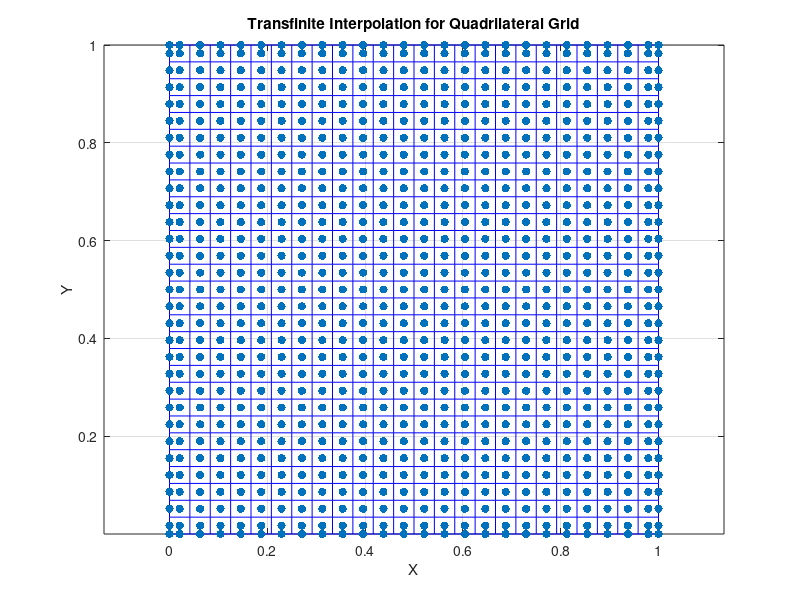
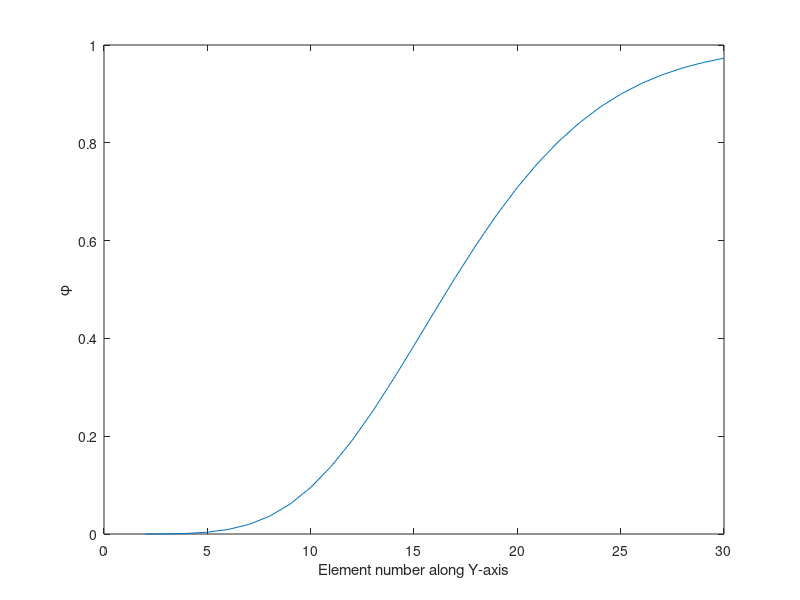

Write the MATLAB code that produced these figures, in order.
clear all
close all
clc

% Maximum number of iterations
max_iter = 1000;
tolerance = 10^-15;
lambda = 1; %under relaxation factor
iter = 0;


density = 1;

% Define the vertices of the quadrilateral
vertices = [0, 0; 1, 0; 1, 1; 0, 1];

% Discretization parameters
ny = 30; % Number of points along y
nx = 25; % Number of points along x

% Initialize matrices for grid points
X = zeros(ny, nx);
Y = zeros(ny, nx);

% Interpolation parameters
xi = linspace(0, 1, ny);
eta = linspace(0, 1, nx);

% Iterate over the grid points
for i = 1:ny
    for j = 1:nx
        % Interpolation along xi and eta axes
        xi_val = xi(i);
        eta_val = eta(j);

        % Transfinite interpolation formula for each coordinate
        X(i, j) = (1 - xi_val) * ((1 - eta_val) * vertices(1, 1) + eta_val * vertices(2, 1)) + ...
            xi_val * ((1 - eta_val) * vertices(4, 1) + eta_val * vertices(3, 1));
        Y(i, j) = (1 - eta_val) * ((1 - xi_val) * vertices(1, 2) + xi_val * vertices(4, 2)) + ...
            eta_val * ((1 - xi_val) * vertices(2, 2) + xi_val * vertices(3, 2));
    end
end

% Plot the quadrilateral grid
figure;
plot(X, Y, 'b-', X', Y', 'b-');
xlabel('X');
ylabel('Y');
title('Transfinite Interpolation for Quadrilateral Grid');
axis equal;
grid on;

%--------------------------------------------------------------------------------------------------------------------------
% Centroids
Xc = zeros(ny-1,nx-1);
Yc = zeros(ny-1,nx-1);

for i=1:ny-1
    for j=1:nx-1
        Xc(i,j) = mean ([X(i,j), X(i,j+1),X(i+1,j),X(i+1,j+1)]);
        Yc(i,j) = mean ([Y(i,j), Y(i,j+1),Y(i+1,j),Y(i+1,j+1)]);
    end
end


%------------------------------------------------------------------------------------------------------------
% Face Centroids
Xfh = zeros(ny,nx-1);
Yfh = zeros(ny,nx-1);
Xfv = zeros(ny-1,nx);
Yfv = zeros(ny-1,nx);

for i=1:ny-1
    for j=1:nx
        Xfv(i,j) = mean ([X(i,j),X(i+1,j)]);
        Yfv(i,j) = mean ([Y(i,j),Y(i+1,j)]);

    end
end

for i=1:ny
    for j=1:nx-1
        Xfh(i,j) = mean ([X(i,j),X(i,j+1)]);
        Yfh(i,j) = mean ([Y(i,j),Y(i,j+1)]);
    end
end


%scatter(Xfh,Yfh,'filled','go');
%scatter(Xfv,Yfv,'filled','bo');

%------------------------------------------------------------------------------------------------------------
%Centroids and centroids at Boundary Faces

Xfc = zeros(ny+1,nx+1);
Yfc = zeros(ny+1,nx+1);

Xfc(1,1) = vertices(1,1);
Yfc(1,1) = vertices(1,2);
Xfc(1,nx+1) = vertices(2,1);
Yfc(1,nx+1) = vertices(2,2);
Xfc(ny+1,nx+1) = vertices(3,1);
Yfc(ny+1,nx+1) = vertices(3,2);
Xfc(ny+1,1) = vertices(4,1);
Yfc(ny+1,1) = vertices(4,2);


for i=1:ny-1
    for j=1:nx-1

        %AB
        Xfc(1,j+1) = Xfh(1,j);
        Yfc(1,j+1) = Yfh(1,j);

        %CD
        Xfc(ny+1,j+1) = Xfh(ny,j);
        Yfc(ny+1,j+1) = Yfh(ny,j);

        %AD
        Xfc(i+1,1) = Xfv(i,1);
        Yfc(i+1,1) = Yfv(i,1);

        %BC
        Xfc(i+1,nx+1) = Xfv(i,nx);
        Yfc(i+1,nx+1) = Yfv(i,nx);

        %Internal Centroids
        Xfc(i+1,j+1) = Xc(i,j);
        Yfc(i+1,j+1) = Yc(i,j);
    end
end

hold on
scatter(Xfc,Yfc,'filled','ro');



%------------------------------------------------------------------------------------------------------------
% Areas (Volumes)

A = zeros(ny-1,nx-1);


p1 = zeros(ny-1,nx-1);
p2 = zeros(ny-1,nx-1);

for i=1:ny-1
    for j=1:nx-1

        p1(i,j) = abs((X(i+1,j)-X(i,j))*(Y(i,j+1)-Y(i,j))-(X(i,j+1)-X(i,j))*(Y(i+1,j)-Y(i,j)));
        p2(i,j) = abs((X(i+1,j+1)-X(i,j+1))*(Y(i+1,j+1)-Y(i+1,j))-(X(i+1,j+1)-X(i+1,j))*(Y(i+1,j+1)-Y(i,j+1)));
        A(i,j) = 0.5*(p1(i,j)+p2(i,j));
    end
end



%------------------------------------------------------------------------------------------------------------------
% Faces Areas

Afe = zeros(ny-1,nx);
Afn = zeros(ny,nx-1);


for i=1:ny-1
    for j=1:nx

        Afe(i,j) = sqrt((X(i+1,j) - X(i,j))^2 + (Y(i+1,j) - Y(i,j))^2);

    end
end

for i=1:ny
    for j=1:nx-1

        Afn(i,j) = sqrt((X(i,j+1) - X(i,j))^2 + (Y(i,j+1) - Y(i,j))^2);

    end
end

%------------------------------------------------------------------------------------------------------------------
% Normal Vectors

Sxe = zeros(ny-1,nx);       % East Normal Vector coordinates
sxe = zeros(ny-1,nx);
Sye = zeros(ny-1,nx);
sye = zeros(ny-1,nx);

Sxn = zeros(ny,nx-1);       % North Normal Vector coordinates
sxn = zeros(ny,nx-1);
Syn = zeros(ny,nx-1);
syn = zeros(ny,nx-1);



for i=1:ny-1
    for j=1:nx
        Sxe(i,j) = Y(i+1,j)-Y(i,j);
        Sye(i,j) = -X(i+1,j)+X(i,j);
        sxe(i,j) = Sxe(i,j)/sqrt((Y(i+1,j)-Y(i,j))^2 + (-X(i+1,j)+X(i,j))^2);
        sye(i,j) = Sye(i,j)/sqrt((Y(i+1,j)-Y(i,j))^2 + (-X(i+1,j)+X(i,j))^2);

    end
end


for i=1:ny
    for j=1:nx-1
        Sxn(i,j) = -Y(i,j+1)+Y(i,j);
        Syn(i,j) = X(i,j+1)-X(i,j);
        sxn(i,j) = Sxn(i,j)/sqrt((-Y(i,j+1)+Y(i,j))^2 + (X(i,j+1)-X(i,j))^2);
        syn(i,j) = Syn(i,j)/sqrt((-Y(i,j+1)+Y(i,j))^2 + (X(i,j+1)-X(i,j))^2);

    end
end

%quiver(Xfv,Yfv,Sxe,Sye,'k');
%quiver(Xfh,Yfh,Sxn,Syn,'filled','k');

%--------------------------------------------------------------------------------------------------------------------
% East E - T Vectors

Exe = zeros(ny-1,nx);
Eye = zeros(ny-1,nx);
Txe = zeros(ny-1,nx);
Tye = zeros(ny-1,nx);
exe = zeros(ny-1,nx);
eye = zeros(ny-1,nx);
mod_ee = zeros(ny-1,nx);
mod_Ee = zeros(ny-1,nx);

for i=1:ny-1
    for j=1:nx

        
        mod_ee(i,j) = sqrt((Xfc(i+1,j+1)-Xfc(i+1,j))^2+(Yfc(i+1,j+1)-Yfc(i+1,j))^2);
        exe(i,j) = (Xfc(i+1,j+1)-Xfc(i+1,j))/mod_ee(i,j);
        eye(i,j) = (Yfc(i+1,j+1)-Yfc(i+1,j))/mod_ee(i,j);
        Exe(i,j) = dot([Sxe(i,j) Sye(i,j)],[Sxe(i,j) Sye(i,j)])*exe(i,j)/dot([exe(i,j) eye(i,j)],[Sxe(i,j) Sye(i,j)]);
        Eye(i,j) = dot([Sxe(i,j) Sye(i,j)],[Sxe(i,j) Sye(i,j)])*eye(i,j)/dot([exe(i,j) eye(i,j)],[Sxe(i,j) Sye(i,j)]);
        mod_Ee(i,j) = sqrt(Exe(i,j)^2 + Eye(i,j)^2);
        Txe(i,j) = Sxe(i,j) - Exe(i,j);
        Tye(i,j) = Sye(i,j) - Eye(i,j);
        

    end
end

hold on
%quiver(Xfv,Yfv,Exe,Eye,'b');
%quiver(Xfv,Yfv,Txe,Tye,'b');


%-------------------------------------------------------------------------------------------------------------------
% North E - T Vectors

Exn = zeros(ny,nx-1);
Eyn = zeros(ny,nx-1);
Txn = zeros(ny,nx-1);
Tyn = zeros(ny,nx-1);
exn = zeros(ny,nx-1);
eyn = zeros(ny,nx-1);
mod_en = zeros(ny,nx-1);
mod_En = zeros(ny,nx-1);


for i=1:ny
    for j=1:nx-1

        mod_en(i,j) = sqrt((Xfc(i+1,j+1)-Xfc(i,j+1))^2+(Yfc(i+1,j+1)-Yfc(i,j+1))^2);
        exn(i,j) = (Xfc(i+1,j+1)-Xfc(i,j+1))/mod_en(i,j);
        eyn(i,j) = (Yfc(i+1,j+1)-Yfc(i,j+1))/mod_en(i,j);
        Exn(i,j) = dot([Sxn(i,j) Syn(i,j)],[Sxn(i,j) Syn(i,j)])*exn(i,j)/dot([exn(i,j) eyn(i,j)],[Sxn(i,j) Syn(i,j)]);
        Eyn(i,j) = dot([Sxn(i,j) Syn(i,j)],[Sxn(i,j) Syn(i,j)])*eyn(i,j)/dot([exn(i,j) eyn(i,j)],[Sxn(i,j) Syn(i,j)]);
        mod_En(i,j) = sqrt(Exn(i,j)^2 + Eyn(i,j)^2);
        Txn(i,j) = Sxn(i,j) - Exn(i,j);
        Tyn(i,j) = Syn(i,j) - Eyn(i,j);

    end
end

%hold on
%quiver(Xfv,Yfv,Exn,Eyn,'filled','g');
%quiver(Xfv,Yfv,Txn,Tyn,'filled','g');



%------------------------------------------------------------------------------------------------------------------
% gDiff

g_Diffe = zeros(ny-1,nx);
g_Diffn = zeros(ny,nx-1);

for i=1:ny-1
    for j=1:nx

        g_Diffe(i,j) = sqrt(Exe(i,j)^2 + Eye(i,j)^2)/sqrt((Xfc(i,j+1) - Xfc(i,j))^2 + (Yfc(i,j+1) - Yfc(i,j))^2);

    end
end

for i=1:ny
    for j=1:nx-1

        g_Diffn(i,j) = sqrt(Exn(i,j)^2 + Eyn(i,j)^2)/sqrt((Xfc(i+1,j) - Xfc(i,j))^2 + (Yfc(i+1,j) - Yfc(i,j))^2);

    end
end

%------------------------------------------------------------------------------------------------------------------
% Interpolation factors

ge = zeros(ny-1,nx); % for east faces
gn = zeros(ny,nx-1); % for north faces


for i=1:ny-1

    ge(i,1) = 1;
    ge(i,nx) = 1;

    for j=2:nx-1
        ge(i,j) = (A(i,j-1))/(A(i,j-1) + A(i,j));
    end
end


for j=1:nx-1

    gn(1,j) = 1;
    gn(ny,j) = 1;

    for i=2:ny-1
        gn(i,j) = (A(i-1,j))/(A(i-1,j) + A(i,j));
    end
end

%------------------------------------------------------------------------------------------------------------------
% Velocity at Centroids

u = zeros(ny+1,nx+1);       % velocity in x-direction
v = zeros(ny+1,nx+1);       % velocity in y-direction

% NB: could have been done easier but to make to code more general

for i=1:ny+1
    for j=1:nx+1
        u(i,j) = sqrt(2)/2;
        v(i,j) = sqrt(2)/2;
    end
end


%------------------------------------------------------------------------------------------------------------------
% Velocity at horizontal (north) faces

un = zeros(ny,nx-1);       % velocity in x-direction
vn = zeros(ny,nx-1);       % velocity in y-direction

% NB: could have been done easier but to make to code more general

for i=1:ny
    for j=1:nx-1
        un(i,j) = (1 - gn(i,j))*u(i,j+1) + gn(i,j)*u(i+1,j+1);
        vn(i,j) = (1 - gn(i,j))*v(i,j+1) + gn(i,j)*v(i+1,j+1);
    end
end


%------------------------------------------------------------------------------------------------------------------
% Velocity at vertical (east) faces

ue = zeros(ny-1,nx);       % velocity in x-direction
ve = zeros(ny-1,nx);       % velocity in y-direction

% NB: could have been done easier but to make to code more general

for i=1:ny-1
    for j=1:nx
         ue(i,j) = (1 - ge(i,j))*u(i+1,j) + ge(i,j)*u(i+1,j+1);
         ve(i,j) = (1 - ge(i,j))*v(i+1,j) + ge(i,j)*v(i+1,j+1);

    end
end

%------------------------------------------------------------------------------------------------------------------
% Mass flow rate at horizontal (north) faces

mdotn = zeros(ny,nx-1);       % mass flow rate for north faces


for i=1:ny
    for j=1:nx-1
        mdotn(i,j) = density * (un(i,j)*Sxn(i,j) + vn(i,j)*Syn(i,j));
    end
end


%------------------------------------------------------------------------------------------------------------------
% Mass flow rate at vertical (east) faces

mdote = zeros(ny-1,nx);       % mass flow rate for east faces

for i=1:ny-1
    for j=1:nx
        mdote(i,j) = density *(ue(i,j)*Sxe(i,j) + ve(i,j)*Sye(i,j));
    end
end

%-------------------------------------------------------------------------------------------------------------------
% Initial guess for  phi


% T = 400 * ones (ny+1,nx+1,2); % at the centroids and the boundary faces centroids
% T(1,:) = 320;
error = 900;
phi = zeros(ny+1,nx+1);
phip = zeros(ny+1,nx+1);
phi(:,1) = 1;
phi(1,:) = 0;


%-------------------------------------------------------------------------------------------------------------------

% HERE THE LOOP SHOULD START

while error>tolerance && iter<max_iter


    %----------------------------------------------------------------------------------------------------------------------------
    % % Phi at the faces
    % 
    % % East
    % 
    % phife = zeros (ny-1,nx);
    % 
    % for i=1:ny-1
    % 
    %     phife(i,1) = phi(i+1,1);
    %     phife(i,nx) = phi(i+1,nx+1);
    % 
    %     for j=2:nx-1
    %         phife(i,j) = (1 - ge(i,j))*phi(i+1,j) + ge(i,j)*phi(i+1,j+1);
    %     end
    % end
    % 
    % % North
    % 
    % phifn = zeros(ny,nx-1);
    % 
    % for j=1:nx-1
    % 
    %     phifn(1,j) = phi(1,j+1,1);
    %     phifn(ny,j) = phi(ny+1,j+1,1);
    % 
    %     for i=2:ny-1
    %         phifn(i,j) = (1 - gn(i,j))*phi(i,j+1) + gn(i,j)*phi(i+1,j+1);
    %     end
    % end


    %-----------------------------------------------------------------------------------------------------------------------------
    % Source term at centroids

    %Sc = zeros (size(Xfc));


    %------------------------------------------------------------------------------------------------------------------------
    % Gradient of temperature at the centroids

    % grad_phix = zeros(ny+1,nx+1);
    % grad_phiy = zeros(ny+1,nx+1);

    % for i=2:ny
    %     for j=2:nx
    %         grad_phix(i,j) = (-phife(i-1,j-1)*Sxe(i-1,j-1) + phife(i-1,j)*Sxe(i-1,j) - phifn(i-1,j-1)*Sxn(i-1,j-1) + phifn(i,j-1)*Sxn(i,j-1))/A(i-1,j-1);
    %         grad_phiy(i,j) = (-phife(i-1,j-1)*Sye(i-1,j-1) + phife(i-1,j)*Sye(i-1,j) - phifn(i-1,j-1)*Syn(i-1,j-1) + phifn(i,j-1)*Syn(i,j-1))/A(i-1,j-1);
    % 
    %     end
    % end
    % 
    % % West Boundary
    % grad_phix(:,1) = grad_phix(:,2);
    % grad_phiy(:,1) = grad_phiy(:,2);
    % 
    % % South Boundary
    % grad_phix(1,:) = grad_phix(2,:);
    % grad_phiy(1,:) = grad_phiy(2,:);
    % 
    % % East Boundary
    % grad_phix(:,nx+1) = 0;
    % grad_phiy(:,nx+1) = 0;
    % 
    % % North Boundary
    % grad_phix(ny+1,:) = 0;
    % grad_phiy(ny+1,:) = 0;
    % 
    % 
    % %------------------------------------------------------------------------------------------------------------------------
    % % Gradient of phi at the faces
    % 
    % grad_phixe = zeros(ny-1,nx);
    % grad_phiye = zeros(ny-1,nx);
    % grad_phixn = zeros(ny,nx-1);
    % grad_phiyn = zeros(ny,nx-1);
    % 
    % 
    % 
    % for i=1:ny-1
    % 
    %     grad_phixe(i,1) = grad_phix(i+1,1);
    %     grad_phiye(i,1) = grad_phiy(i+1,1);
    %     grad_phixe(i,nx) = grad_phix(i+1,nx+1);
    %     grad_phiye(i,nx) = grad_phiy(i+1,nx+1);
    % 
    % 
    %     for j=2:nx-1
    % 
    %         grad_phixe(i,j) = (1 - ge(i,j))*grad_phix(i+1,j) + ge(i,j)*grad_phix(i+1,j+1);
    %         grad_phiye(i,j) = (1 - ge(i,j))*grad_phiy(i+1,j) + ge(i,j)*grad_phiy(i+1,j+1);
    % 
    %     end
    % end
    % 
    % for j=1:nx-1
    % 
    %     grad_phixn(1,j) = grad_phix(1,j+1);
    %     grad_phiyn(1,j) = grad_phiy(1,j+1);
    %     grad_phixn(ny,j) = grad_phix(ny+1,j+1);
    %     grad_phiyn(ny,j) = grad_phiy(ny+1,j+1);
    % 
    %     for i=2:ny-1
    % 
    %         grad_phixn(i,j) = (1-gn(i,j))*grad_phix(i,j+1) + gn(i,j)*grad_phix(i+1,j+1);
    %         grad_phiyn(i,j) = (1-gn(i,j))*grad_phiy(i,j+1) + gn(i,j)*grad_phiy(i+1,j+1);
    % 
    %     end
    % end

    %-------------------------------------------------------------------------------------------------------------
    % coefficients

    aE = zeros(ny+1,nx+1);
    aW = zeros(ny+1,nx+1);
    aN = zeros(ny+1,nx+1);
    aS = zeros(ny+1,nx+1);
    aC = zeros(ny+1,nx+1);
    bC = zeros(ny+1,nx+1);


    % Loop for inner elements:

    for i=3:ny-1
        for j=3:nx-1

            aE(i,j) =  - max(-mdote(i-1,j),0);
            aW(i,j) =  - max(mdote(i-1,j-1),0);
            aN(i,j) =  - max(-mdotn(i,j-1),0);
            aS(i,j) =  - max(mdotn(i-1,j-1),0);
            aC(i,j) = -(aE(i,j) + aW(i,j) + aN(i,j) + aS(i,j));
            bC(i,j) = 0;

        end
    end

    % Loop for WEST elements without vertices:

    for j=2
        for i=3:ny-1
            aE(i,j) =  - max(-mdote(i-1,j),0);
            aW(i,j) =  - max(mdote(i-1,j-1),0);
            aN(i,j) =  - max(-mdotn(i,j-1),0);
            aS(i,j) =  - max(mdotn(i-1,j-1),0);
            aC(i,j) = -(aE(i,j) + aN(i,j) + aS(i,j) + aW(i,j));
            bC(i,j) = 0 - aW(i,j);
            aW(i,j) = 0;
          
          
        end
    end


    % Loop over SOUTH elements without vertices:

    for i=2
        for j=3:nx-1
            aE(i,j) =  - max(-mdote(i-1,j),0);
            aW(i,j) =  - max(mdote(i-1,j-1),0);
            aN(i,j) =  - max(-mdotn(i,j-1),0);
            aS(i,j) =  - max(mdotn(i-1,j-1),0);
            aC(i,j) = -(aE(i,j) + aN(i,j) + aW(i,j) + aS(i,j));
            bC(i,j) = 0 - 0*aS(i,j);
            aS(i,j) = 0;
        
        end
    end

    % Loop over NORTH elements without vertices: No FLUX CONDITION

    for i=ny
        for j=3:nx-1
            aE(i,j) =  - max(-mdote(i-1,j),0);
            aW(i,j) =  - max(mdote(i-1,j-1),0);
            aN(i,j) =  - max(-mdotn(i,j-1),0);
            aS(i,j) =  - max(mdotn(i-1,j-1),0);
            aC(i,j) = -(aE(i,j) + aW(i,j) + aS(i,j));
            bC(i,j) = 0;
            aN(i,j) = 0;
            
           
        end
    end

    % Loop over EAST elements without vertices:

    for j=nx
        for i=3:ny-1

            aE(i,j) =  - max(-mdote(i-1,j),0);
            aW(i,j) =  - max(mdote(i-1,j-1),0);
            aN(i,j) =  - max(-mdotn(i,j-1),0);
            aS(i,j) =  - max(mdotn(i-1,j-1),0);
            aC(i,j) = -(aW(i,j) + aN(i,j) + aS(i,j));
            bC(i,j) = 0;
            aE(i,j) = 0;
         
        end
    end

    %------------------------------------------------------------------------------------------------------------------------------------------------------------------------------------------------------------------

    % WEST - SOUTH CORNER

   for j=2
        for i=2
            aE(i,j) =  - max(-mdote(i-1,j),0);
            aW(i,j) =  - max(mdote(i-1,j-1),0);
            aN(i,j) =  - max(-mdotn(i,j-1),0);
            aS(i,j) =  - max(mdotn(i-1,j-1),0);
            aC(i,j) =  -(aE(i,j) + aN(i,j) + aS(i,j) + aW(i,j));
            bC(i,j) = 0 - aW(i,j) - 0*aS(i,j);
            aW(i,j) = 0;
            aS(i,j) = 0;
           
        end
    end


    %------------------------------------------------------------------------------------------------------------------------------------------------------------------------------------------------------------

    % EAST - NORTH CORNER

    for j=nx
        for i=ny

            aE(i,j) =  - max(-mdote(i-1,j),0);
            aW(i,j) =  - max(mdote(i-1,j-1),0);
            aN(i,j) =  - max(-mdotn(i,j-1),0);
            aS(i,j) =  - max(mdotn(i-1,j-1),0);
            aC(i,j) = -(aW(i,j) + aS(i,j));
            bC(i,j) = 0 ;
            aE(i,j) = 0;
            aN(i,j) = 0;
            
        end
    end

    %------------------------------------------------------------------------------------------------------------------------------------------------------------------------------------------------------------

    % EAST - SOUTH CORNER

    for j=nx
        for i=2

            aE(i,j) =  - max(-mdote(i-1,j),0);
            aW(i,j) =  - max(mdote(i-1,j-1),0);
            aN(i,j) =  - max(-mdotn(i,j-1),0);
            aS(i,j) =  - max(mdotn(i-1,j-1),0);
            aC(i,j) = -(aW(i,j) + aN(i,j) + aS(i,j));
            bC(i,j) = 0 - 0*aS(i,j);
            aE(i,j) = 0;
            aS(i,j) = 0;
           
        end
    end

    % WEST - NORTH CORNER

    for j=2
        for i=ny
            aE(i,j) =  - max(-mdote(i-1,j),0);
            aW(i,j) =  - max(mdote(i-1,j-1),0);
            aN(i,j) =  - max(-mdotn(i,j-1),0);
            aS(i,j) =  - max(mdotn(i-1,j-1),0);
            aC(i,j) = -(aE(i,j) + aS(i,j) + aW(i,j));
            bC(i,j) = 0 - aW(i,j);
            aW(i,j) = 0;
            aN(i,j) = 0;
            
        end
    end
    
  
    for i=2:ny
        for j=2:nx
            
            phip(i,j) = phi(i,j);
            phi(i,j) = phi(i,j) + lambda*((bC(i,j) - aE(i,j)*phi(i,j+1) - aN(i,j)*phi(i+1,j) - aW(i,j)*phi(i,j-1) - aS(i,j)*phi(i-1,j))/aC(i,j) - phi(i,j));
            %T(i,j,2) =(bC(i,j) - aE(i,j) * T(i,j+1,1) - aN(i,j) * T(i+1,j,1) - aW(i,j) * T(i,j-1,1) - aS(i,j) * T(i-1,j,1))/ aC(i,j);
            
            error = abs(phi(i,j) - phip(i,j));
           
        end
    end

    
iter = iter+1;
end

phi

if mod(nx,2) == 0     % checking if nx is odd or even
    middle_column = phi(2:end-1 , (nx)/2 +1);
else
    middle_column = phi(2:end-1 , (nx+1)/2 +1);
end

row_number = 2:ny;

hold off
figure;

plot(row_number, middle_column);
xlabel('Element number along Y-axis');
ylabel('φ');
